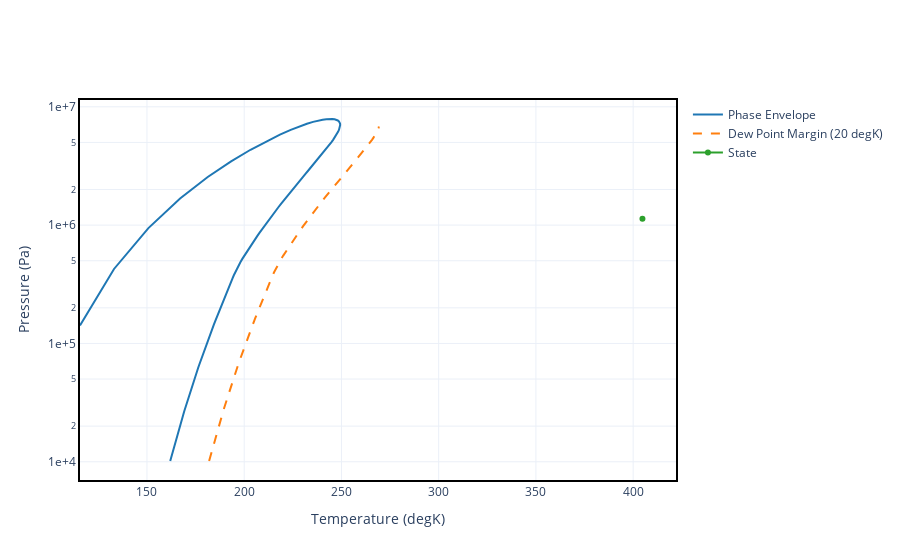

Notebook code cell kept with this figure:
### Markdown cell above
We can also plot the phase envelope:

### Code cell
p.disch.plot_envelope()
